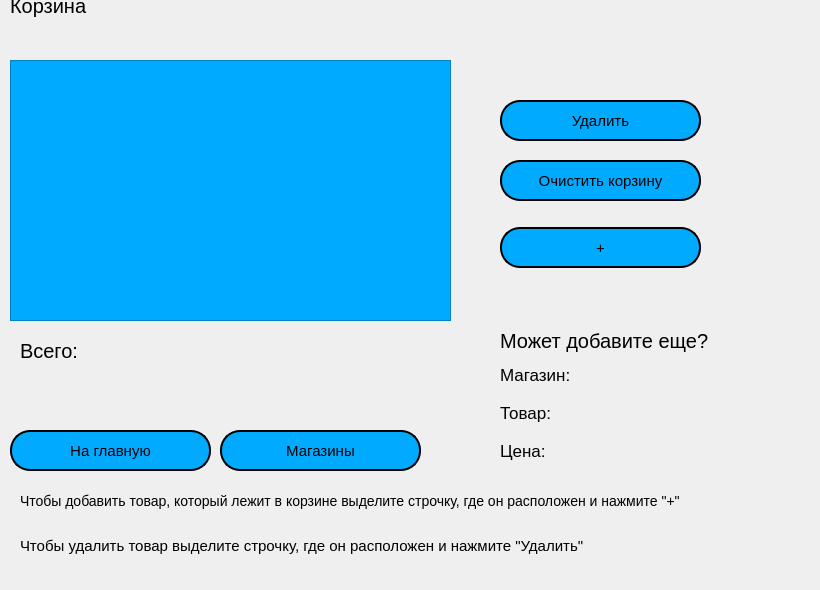
    <widget class="QWidget" name="Basket">
     <widget class="QLabel" name="label_9">
      <property name="geometry">
       <rect>
        <x>10</x>
        <y>-20</y>
        <width>181</width>
        <height>51</height>
       </rect>
      </property>
      <property name="styleSheet">
       <string notr="true">QLabel
{
	font: 900 9pt &quot;Segoe UI&quot;;
	font-size: 20px;
}</string>
      </property>
      <property name="text">
       <string>Корзина</string>
      </property>
     </widget>
     <widget class="QPushButton" name="basketToShops_button">
      <property name="geometry">
       <rect>
        <x>220</x>
        <y>430</y>
        <width>201</width>
        <height>41</height>
       </rect>
      </property>
      <property name="styleSheet">
       <string notr="true">QPushButton{
	font: 900 9pt &quot;Segoe UI&quot;;
	border: 2px solid black;
	background-color: rgb(0, 170, 255);
	font-size: 15px;	
	border-radius: 20px;	
	color:black;
}

QPushButton:pressed
{
	background-color:black;
}

QPushButton:hover
{
	background-color: rgb(14, 118, 255);
}</string>
      </property>
      <property name="text">
       <string>Магазины</string>
      </property>
     </widget>
     <widget class="QPushButton" name="basketToMain_button">
      <property name="geometry">
       <rect>
        <x>10</x>
        <y>430</y>
        <width>201</width>
        <height>41</height>
       </rect>
      </property>
      <property name="styleSheet">
       <string notr="true">QPushButton{
	font: 900 9pt &quot;Segoe UI&quot;;
	border: 2px solid black;
	background-color: rgb(0, 170, 255);
	font-size: 15px;	
	border-radius: 20px;	
	color:black;
}

QPushButton:pressed
{
	background-color:black;
}

QPushButton:hover
{
	background-color: rgb(14, 118, 255);
}</string>
      </property>
      <property name="text">
       <string>На главную</string>
      </property>
     </widget>
     <widget class="QTableView" name="basketTableView">
      <property name="geometry">
       <rect>
        <x>10</x>
        <y>60</y>
        <width>441</width>
        <height>261</height>
       </rect>
      </property>
      <property name="styleSheet">
       <string notr="true">QTableView{
    background-color: rgb(0, 170, 255);
	font: 900 9pt &quot;Segoe UI&quot;;
    alternate-background-color: rgb(141, 163, 215);
	font-size:15px;
	outline: 0;
}

QHeaderView::section {
    color: white;
	font: 900 9pt &quot;Segoe UI&quot;;	
    background-color: rgb(64, 64, 64);
    border: 5px solid #f6f7fa;
    border-radius:0px;
    border-color: rgb(64, 64, 64);
} 

QTableView::item:selected
{
	color: white;
	background-color: rgb(64, 64, 64);
    border: 5px solid #f6f7fa;
    border-radius:0px;
    border-color: rgb(64, 64, 64);
}</string>
      </property>
     </widget>
     <widget class="QLabel" name="reallySumlabel">
      <property name="geometry">
       <rect>
        <x>20</x>
        <y>340</y>
        <width>71</width>
        <height>21</height>
       </rect>
      </property>
      <property name="styleSheet">
       <string notr="true">QLabel
{
	font: 900 9pt &quot;Segoe UI&quot;;
	font-size: 20px;
}</string>
      </property>
      <property name="text">
       <string>Всего: </string>
      </property>
     </widget>
     <widget class="QLabel" name="sumLabel">
      <property name="geometry">
       <rect>
        <x>90</x>
        <y>320</y>
        <width>291</width>
        <height>61</height>
       </rect>
      </property>
      <property name="styleSheet">
       <string notr="true">QLabel
{
	font: 900 9pt &quot;Segoe UI&quot;;
	font-size: 20px;
}</string>
      </property>
      <property name="text">
       <string/>
      </property>
     </widget>
     <widget class="QLabel" name="addItem">
      <property name="geometry">
       <rect>
        <x>590</x>
        <y>310</y>
        <width>49</width>
        <height>16</height>
       </rect>
      </property>
      <property name="text">
       <string/>
      </property>
     </widget>
     <widget class="QLabel" name="logo_label_6">
      <property name="geometry">
       <rect>
        <x>670</x>
        <y>500</y>
        <width>91</width>
        <height>81</height>
       </rect>
      </property>
      <property name="text">
       <string/>
      </property>
     </widget>
     <widget class="QLabel" name="productlabel">
      <property name="geometry">
       <rect>
        <x>600</x>
        <y>400</y>
        <width>211</width>
        <height>31</height>
       </rect>
      </property>
      <property name="styleSheet">
       <string notr="true">QLabel
{
	font: 900 9pt &quot;Segoe UI&quot;;
	font-size: 17px;
}</string>
      </property>
      <property name="text">
       <string/>
      </property>
     </widget>
     <widget class="QLabel" name="costlabel">
      <property name="geometry">
       <rect>
        <x>600</x>
        <y>430</y>
        <width>101</width>
        <height>41</height>
       </rect>
      </property>
      <property name="styleSheet">
       <string notr="true">QLabel
{
	font: 900 9pt &quot;Segoe UI&quot;;
	font-size: 17px;
}</string>
      </property>
      <property name="text">
       <string/>
      </property>
     </widget>
     <widget class="QLabel" name="shoplabel">
      <property name="geometry">
       <rect>
        <x>600</x>
        <y>350</y>
        <width>101</width>
        <height>51</height>
       </rect>
      </property>
      <property name="styleSheet">
       <string notr="true">QLabel
{
	font: 900 9pt &quot;Segoe UI&quot;;
	font-size: 17px;
}</string>
      </property>
      <property name="text">
       <string/>
      </property>
     </widget>
     <widget class="QLabel" name="label_12">
      <property name="geometry">
       <rect>
        <x>500</x>
        <y>430</y>
        <width>61</width>
        <height>41</height>
       </rect>
      </property>
      <property name="styleSheet">
       <string notr="true">QLabel
{
	font: 900 9pt &quot;Segoe UI&quot;;
	font-size: 17px;
}</string>
      </property>
      <property name="text">
       <string>Цена:</string>
      </property>
     </widget>
     <widget class="QLabel" name="label_10">
      <property name="geometry">
       <rect>
        <x>500</x>
        <y>397</y>
        <width>81</width>
        <height>31</height>
       </rect>
      </property>
      <property name="styleSheet">
       <string notr="true">QLabel
{
	font: 900 9pt &quot;Segoe UI&quot;;
	font-size: 17px;
}</string>
      </property>
      <property name="text">
       <string>Товар:</string>
      </property>
     </widget>
     <widget class="QPushButton" name="clearBasket_button">
      <property name="geometry">
       <rect>
        <x>500</x>
        <y>160</y>
        <width>201</width>
        <height>41</height>
       </rect>
      </property>
      <property name="styleSheet">
       <string notr="true">QPushButton{
	font: 900 9pt &quot;Segoe UI&quot;;
	border: 2px solid black;
	background-color: rgb(0, 170, 255);
	font-size: 15px;	
	border-radius: 20px;	
	color:black;
}

QPushButton:pressed
{
	background-color:black;
}

QPushButton:hover
{
	background-color: rgb(14, 118, 255);
}</string>
      </property>
      <property name="text">
       <string>Очистить корзину</string>
      </property>
     </widget>
     <widget class="QPushButton" name="removeBasket_button">
      <property name="geometry">
       <rect>
        <x>500</x>
        <y>100</y>
        <width>201</width>
        <height>41</height>
       </rect>
      </property>
      <property name="styleSheet">
       <string notr="true">QPushButton{
	font: 900 9pt &quot;Segoe UI&quot;;
	border: 2px solid black;
	background-color: rgb(0, 170, 255);
	font-size: 15px;	
	border-radius: 20px;	
	color:black;
}

QPushButton:pressed
{
	background-color:black;
}

QPushButton:hover
{
	background-color: rgb(14, 118, 255);
}</string>
      </property>
      <property name="text">
       <string>Удалить</string>
      </property>
     </widget>
     <widget class="QPushButton" name="BasketAddItem_button">
      <property name="geometry">
       <rect>
        <x>500</x>
        <y>227</y>
        <width>201</width>
        <height>41</height>
       </rect>
      </property>
      <property name="styleSheet">
       <string notr="true">QPushButton{
	font: 900 9pt &quot;Segoe UI&quot;;
	border: 2px solid black;
	background-color: rgb(0, 170, 255);
	font-size: 15px;	
	border-radius: 20px;	
	color:black;
}

QPushButton:pressed
{
	background-color:black;
}

QPushButton:hover
{
	background-color: rgb(14, 118, 255);
}</string>
      </property>
      <property name="text">
       <string>+</string>
      </property>
     </widget>
     <widget class="QLabel" name="label_11">
      <property name="geometry">
       <rect>
        <x>500</x>
        <y>367</y>
        <width>111</width>
        <height>16</height>
       </rect>
      </property>
      <property name="styleSheet">
       <string notr="true">QLabel
{
	font: 900 9pt &quot;Segoe UI&quot;;
	font-size: 17px;
}</string>
      </property>
      <property name="text">
       <string>Магазин: </string>
      </property>
     </widget>
     <widget class="QLabel" name="nomeanAddLabel">
      <property name="geometry">
       <rect>
        <x>500</x>
        <y>320</y>
        <width>281</width>
        <height>41</height>
       </rect>
      </property>
      <property name="styleSheet">
       <string notr="true">QLabel
{
	font: 900 9pt &quot;Segoe UI&quot;;
	font-size: 20px;
}</string>
      </property>
      <property name="text">
       <string>Может добавите еще?</string>
      </property>
     </widget>
     <widget class="QLabel" name="label_47">
      <property name="geometry">
       <rect>
        <x>20</x>
        <y>520</y>
        <width>721</width>
        <height>51</height>
       </rect>
      </property>
      <property name="styleSheet">
       <string notr="true">QLabel
{
	font: 900 9pt &quot;Segoe UI&quot;;
	font-size: 15px;
}</string>
      </property>
      <property name="text">
       <string>Чтобы удалить товар выделите строчку, где он расположен и нажмите &quot;Удалить&quot;</string>
      </property>
     </widget>
     <widget class="QLabel" name="label_48">
      <property name="geometry">
       <rect>
        <x>20</x>
        <y>480</y>
        <width>791</width>
        <height>41</height>
       </rect>
      </property>
      <property name="styleSheet">
       <string notr="true">QLabel
{
	font: 900 9pt &quot;Segoe UI&quot;;
	font-size: 14px;
}</string>
      </property>
      <property name="text">
       <string>Чтобы добавить товар, который лежит в корзине выделите строчку, где он расположен и нажмите &quot;+&quot;</string>
      </property>
     </widget>
    </widget>
